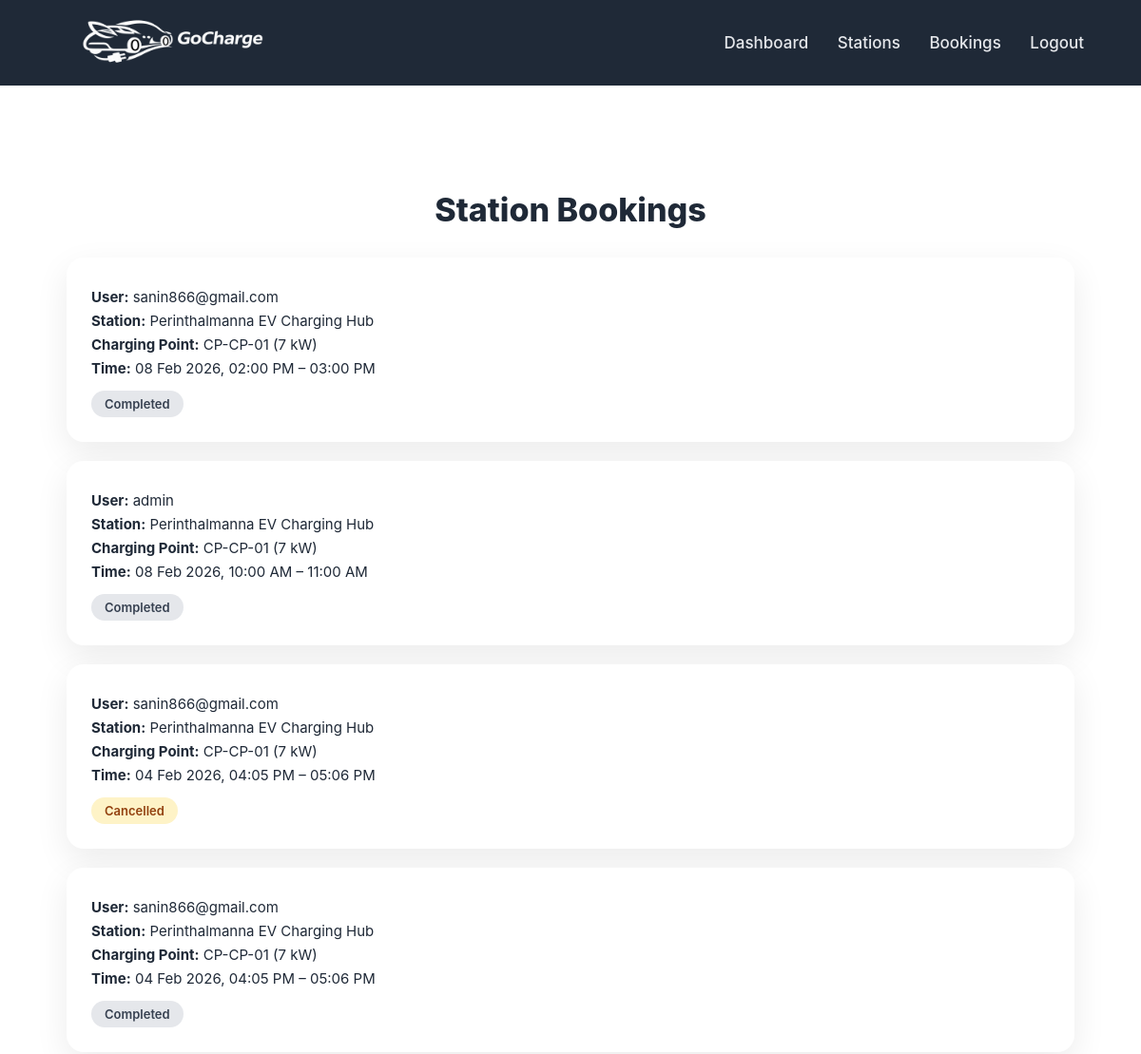
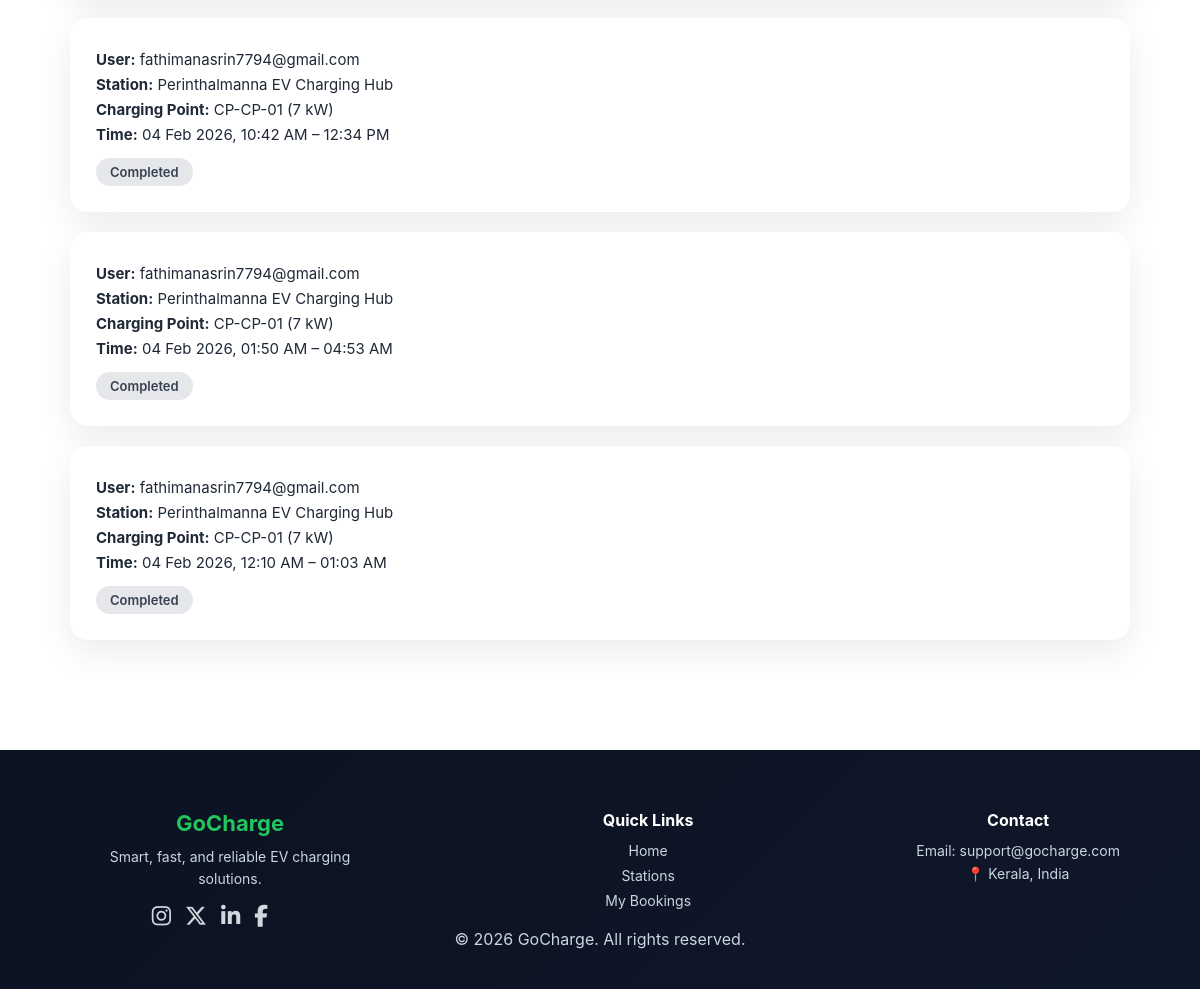
Page /bookings/operator/ (signed in) on the committed database (2 pictures, top to bottom).
### bookings/models.py (models this page shows, shortened)
class Booking(models.Model):
    user = models.ForeignKey(
        User,
        on_delete=models.CASCADE,
        limit_choices_to={'role': 'user'}
    )
    slot = models.ForeignKey(Slot, on_delete=models.CASCADE)
    booking_date = models.DateField(auto_now_add=True)
    status = models.CharField(
        max_length=20,
        choices=(
            ('booked', 'Booked'),
            ('completed', 'Completed'),   # ✅ ADD THIS
            ('cancelled', 'Cancelled'),
        ),
        default='booked'
    )
    cancel_reason = models.TextField(blank=True, null=True)

### slots/models.py (models this page shows, shortened)
class Slot(models.Model):
    charging_point = models.ForeignKey(
        ChargingPoint,
        on_delete=models.CASCADE,
        related_name="slots"
    )
    start_at = models.DateTimeField()
    end_at = models.DateTimeField()
    is_active = models.BooleanField(default=True)

### stations/models.py (models this page shows, shortened)
class ChargingPoint(models.Model):
    station = models.ForeignKey(
        ChargingStation,
        on_delete=models.CASCADE,
        related_name='charging_points'
    )
    point_number = models.CharField(max_length=50)
    connector_type = models.CharField(
        max_length=20,
        choices=[
            ('type2', 'Type 2'),
            ('ccs', 'CCS'),
            ('chademo', 'CHAdeMO')
        ],
        default='type2'
    )
    power_kw = models.PositiveIntegerField(default=7)
    is_active = models.BooleanField(default=True)

class ChargingStation(models.Model):
    name = models.CharField(max_length=200)
    address = models.TextField(blank=True, null=True)
    location = models.CharField(max_length=255, default="")
    operator = models.ForeignKey(
        User,
        on_delete=models.CASCADE,
        limit_choices_to={'profile__role': 'operator'},
        null=True,
        blank=True
    )
    contact_number = models.CharField(max_length=15, blank=True, null=True)
    is_active = models.BooleanField(default=True)

### bookings/views.py (the view)
# urls.py: path("operator/", operator_bookings, name="operator_bookings"),
@login_required
def operator_bookings(request):
    bookings = (
        Booking.objects
        .filter(slot__charging_point__station__operator=request.user)
        .select_related("user", "slot__charging_point__station")
        .order_by("-slot__start_at")
    )
    return render(request, "operator_bookings.html", {
        "bookings": bookings,
        "now": timezone.now(),   # 👈 needed for Completed status
    })

### bookings/templates/operator_bookings.html (shortened to what this page needs)
{% extends "base.html" %}
{% load tz %}
{% block content %}
<div class="container">
    <h1 class="page-title">Station Bookings</h1>
    {% for booking in bookings %}
        <div class="booking-card">
            <div class="booking-info">
                <p>
                    <strong>User:</strong>
                    {{ booking.user.username }}
                </p>
                <p>
                    <strong>Station:</strong>
                    {{ booking.slot.charging_point.station.name }}
                </p>
                <p>
                    <strong>Charging Point:</strong>
                    CP-{{ booking.slot.charging_point.point_number }}
                    ({{ booking.slot.charging_point.power_kw }} kW)
                </p>
                <p>
                    <strong>Time:</strong>
                    {{ booking.slot.start_at|localtime|date:"d M Y, h:i A" }}
                    –
                    {{ booking.slot.end_at|localtime|time:"h:i A" }}
                </p>
                {% if booking.status == "cancelled" %}
                    <span class="badge badge-cancelled">Cancelled</span>
                {% elif booking.slot.end_at <= now %}
                    <span class="badge badge-completed">Completed</span>
                {% else %}
                    <span class="badge badge-booked">Booked</span>
                {% endif %}
            </div>
        </div>
    {% empty %}
        <p class="empty">No bookings found for your stations.</p>
    {% endfor %}
</div>
{% endblock %}

### static/css/style.css (style rules this page uses)
* { margin: 0; padding: 0; box-sizing: border-box; }
body { font-family: "Inter", system-ui, sans-serif; background: #ffffff; color: #1f2937; }
.container { max-width: 1280px; margin: 0 auto; padding: 0 40px; }

### bookings/templates/operator_bookings.html (style rules this page uses)
.container { max-width: 1100px; margin: 110px auto; padding: 0 20px; }
.page-title { font-size: 34px; font-weight: 800; margin-bottom: 30px; text-align: center; }
.booking-card { background: #ffffff; padding: 26px; border-radius: 18px; box-shadow: 0 12px 35px rgba(0,0,0,0.08); margin-bottom: 20px; display: flex; justify-content: space-between; align-items: center; gap: 20px; }
.booking-info p { margin: 6px 0; font-size: 15px; color: #1f2937; }
.booking-info strong { font-weight: 700; }
.badge { display: inline-block; padding: 6px 14px; border-radius: 999px; font-size: 13px; font-weight: 600; margin-top: 8px; }
.badge-completed { background: #e5e7eb; color: #374151; }
.badge-cancelled { background: #fef3c7; color: #92400e; }

### rows in the picture
Booking: user.username "sanin866@gmail.com", slot.charging_point.station.name "Perinthalmanna EV Charging Hub", slot.charging_point.point_number "CP-01", slot.charging_point.power_kw "7", slot.start_at "08 Feb 2026, 02:00 PM", slot.end_at "03:00 PM", status "Completed"
Booking: user.username "admin", slot.charging_point.station.name "Perinthalmanna EV Charging Hub", slot.charging_point.point_number "CP-01", slot.charging_point.power_kw "7", slot.start_at "08 Feb 2026, 10:00 AM", slot.end_at "11:00 AM", status "Completed"
Booking: user.username "sanin866@gmail.com", slot.charging_point.station.name "Perinthalmanna EV Charging Hub", slot.charging_point.point_number "CP-01", slot.charging_point.power_kw "7", slot.start_at "04 Feb 2026, 04:05 PM", slot.end_at "05:06 PM", status "Cancelled"
Booking: user.username "sanin866@gmail.com", slot.charging_point.station.name "Perinthalmanna EV Charging Hub", slot.charging_point.point_number "CP-01", slot.charging_point.power_kw "7", slot.start_at "04 Feb 2026, 04:05 PM", slot.end_at "05:06 PM", status "Completed"
Booking: user.username "fathimanasrin7794@gmail.com", slot.charging_point.station.name "Perinthalmanna EV Charging Hub", slot.charging_point.point_number "CP-01", slot.charging_point.power_kw "7", slot.start_at "04 Feb 2026, 10:42 AM", slot.end_at "12:34 PM", status "Completed"
Booking: user.username "fathimanasrin7794@gmail.com", slot.charging_point.station.name "Perinthalmanna EV Charging Hub", slot.charging_point.point_number "CP-01", slot.charging_point.power_kw "7", slot.start_at "04 Feb 2026, 01:50 AM", slot.end_at "04:53 AM", status "Completed"
Booking: user.username "fathimanasrin7794@gmail.com", slot.charging_point.station.name "Perinthalmanna EV Charging Hub", slot.charging_point.point_number "CP-01", slot.charging_point.power_kw "7", slot.start_at "04 Feb 2026, 12:10 AM", slot.end_at "01:03 AM", status "Completed"
